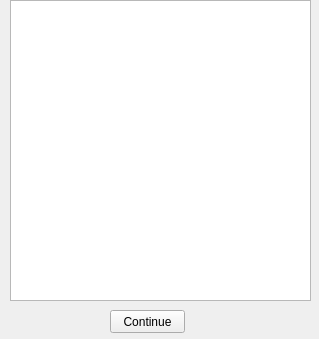
<?xml version="1.0" encoding="UTF-8"?>
<ui version="4.0">
 <class>SampleSimulator</class>
 <widget class="QWidget" name="SampleSimulator">
  <property name="geometry">
   <rect>
    <x>0</x>
    <y>0</y>
    <width>319</width>
    <height>339</height>
   </rect>
  </property>
  <property name="windowTitle">
   <string>Form</string>
  </property>
  <layout class="QHBoxLayout" name="horizontalLayout">
   <property name="spacing">
    <number>0</number>
   </property>
   <property name="leftMargin">
    <number>0</number>
   </property>
   <property name="topMargin">
    <number>0</number>
   </property>
   <property name="rightMargin">
    <number>0</number>
   </property>
   <property name="bottomMargin">
    <number>0</number>
   </property>
   <item>
    <widget class="QStackedWidget" name="m_phoneWidget">
     <property name="currentIndex">
      <number>2</number>
     </property>
     <widget class="QWidget" name="m_pageStopped">
      <layout class="QHBoxLayout" name="horizontalLayout_3">
       <property name="leftMargin">
        <number>0</number>
       </property>
       <property name="topMargin">
        <number>0</number>
       </property>
       <property name="rightMargin">
        <number>0</number>
       </property>
       <property name="bottomMargin">
        <number>0</number>
       </property>
       <item>
        <widget class="QLabel" name="m_lblHeading_2">
         <property name="text">
          <string notr="true">&lt;html&gt;&lt;head/&gt;&lt;body&gt;&lt;p&gt;&lt;span style=&quot; font-size:18pt;&quot;&gt;Sample App&lt;/span&gt;&lt;/p&gt;&lt;p&gt;&lt;br/&gt;&lt;/p&gt;&lt;/body&gt;&lt;/html&gt;</string>
         </property>
         <property name="alignment">
          <set>Qt::AlignCenter</set>
         </property>
        </widget>
       </item>
      </layout>
     </widget>
     <widget class="QWidget" name="m_pageWelcome">
      <layout class="QVBoxLayout" name="verticalLayout_2">
       <item>
        <spacer name="verticalSpacer_2">
         <property name="orientation">
          <enum>Qt::Vertical</enum>
         </property>
         <property name="sizeHint" stdset="0">
          <size>
           <width>20</width>
           <height>116</height>
          </size>
         </property>
        </spacer>
       </item>
       <item>
        <widget class="QLabel" name="m_lblHeading">
         <property name="text">
          <string notr="true">Heading</string>
         </property>
         <property name="alignment">
          <set>Qt::AlignCenter</set>
         </property>
        </widget>
       </item>
       <item>
        <widget class="Line" name="line_2">
         <property name="orientation">
          <enum>Qt::Horizontal</enum>
         </property>
        </widget>
       </item>
       <item>
        <widget class="QLabel" name="m_lblAuthor">
         <property name="text">
          <string notr="true">Author</string>
         </property>
         <property name="alignment">
          <set>Qt::AlignCenter</set>
         </property>
        </widget>
       </item>
       <item>
        <spacer name="verticalSpacer_3">
         <property name="orientation">
          <enum>Qt::Vertical</enum>
         </property>
         <property name="sizeHint" stdset="0">
          <size>
           <width>20</width>
           <height>115</height>
          </size>
         </property>
        </spacer>
       </item>
       <item>
        <layout class="QHBoxLayout" name="horizontalLayout_2">
         <item>
          <spacer name="horizontalSpacer_3">
           <property name="orientation">
            <enum>Qt::Horizontal</enum>
           </property>
           <property name="sizeHint" stdset="0">
            <size>
             <width>40</width>
             <height>20</height>
            </size>
           </property>
          </spacer>
         </item>
         <item>
          <widget class="QPushButton" name="m_btnStart">
           <property name="enabled">
            <bool>false</bool>
           </property>
           <property name="text">
            <string>&amp;Start</string>
           </property>
          </widget>
         </item>
         <item>
          <spacer name="horizontalSpacer_4">
           <property name="orientation">
            <enum>Qt::Horizontal</enum>
           </property>
           <property name="sizeHint" stdset="0">
            <size>
             <width>40</width>
             <height>20</height>
            </size>
           </property>
          </spacer>
         </item>
        </layout>
       </item>
      </layout>
     </widget>
     <widget class="QWidget" name="page">
      <widget class="QTextBrowser" name="passageBrowser">
       <property name="geometry">
        <rect>
         <x>10</x>
         <y>0</y>
         <width>301</width>
         <height>301</height>
        </rect>
       </property>
      </widget>
      <widget class="QPushButton" name="m_btnContinue">
       <property name="geometry">
        <rect>
         <x>110</x>
         <y>310</y>
         <width>75</width>
         <height>23</height>
        </rect>
       </property>
       <property name="text">
        <string>Continue</string>
       </property>
      </widget>
     </widget>
     <widget class="QWidget" name="m_pageFinish">
      <layout class="QVBoxLayout" name="verticalLayout">
       <item>
        <widget class="QLabel" name="label">
         <property name="text">
          <string>You have completed the quiz</string>
         </property>
         <property name="alignment">
          <set>Qt::AlignCenter</set>
         </property>
        </widget>
       </item>
       <item>
        <widget class="Line" name="line">
         <property name="orientation">
          <enum>Qt::Horizontal</enum>
         </property>
        </widget>
       </item>
       <item>
        <widget class="QLabel" name="m_lblTotalCorrect">
         <property name="text">
          <string>Total correct: %1</string>
         </property>
         <property name="alignment">
          <set>Qt::AlignCenter</set>
         </property>
        </widget>
       </item>
       <item>
        <widget class="QLabel" name="m_lblTotalWrong">
         <property name="text">
          <string>Total wrong: %1</string>
         </property>
         <property name="alignment">
          <set>Qt::AlignCenter</set>
         </property>
        </widget>
       </item>
       <item>
        <widget class="QLabel" name="m_lblTotalUnanswered">
         <property name="text">
          <string>Total unanswered: %1</string>
         </property>
         <property name="alignment">
          <set>Qt::AlignCenter</set>
         </property>
        </widget>
       </item>
       <item>
        <spacer name="verticalSpacer">
         <property name="orientation">
          <enum>Qt::Vertical</enum>
         </property>
         <property name="sizeHint" stdset="0">
          <size>
           <width>20</width>
           <height>40</height>
          </size>
         </property>
        </spacer>
       </item>
       <item>
        <layout class="QGridLayout" name="gridLayout">
         <item row="0" column="2" rowspan="2">
          <spacer name="horizontalSpacer_2">
           <property name="orientation">
            <enum>Qt::Horizontal</enum>
           </property>
           <property name="sizeHint" stdset="0">
            <size>
             <width>40</width>
             <height>20</height>
            </size>
           </property>
          </spacer>
         </item>
         <item row="1" column="1">
          <widget class="QPushButton" name="m_btnExit">
           <property name="text">
            <string>&amp;Exit</string>
           </property>
          </widget>
         </item>
         <item row="0" column="0" rowspan="2">
          <spacer name="horizontalSpacer">
           <property name="orientation">
            <enum>Qt::Horizontal</enum>
           </property>
           <property name="sizeHint" stdset="0">
            <size>
             <width>40</width>
             <height>20</height>
            </size>
           </property>
          </spacer>
         </item>
         <item row="0" column="1">
          <widget class="QPushButton" name="m_btnRestart">
           <property name="text">
            <string>&amp;Restart</string>
           </property>
          </widget>
         </item>
        </layout>
       </item>
      </layout>
     </widget>
    </widget>
   </item>
  </layout>
 </widget>
 <resources/>
 <connections/>
</ui>
